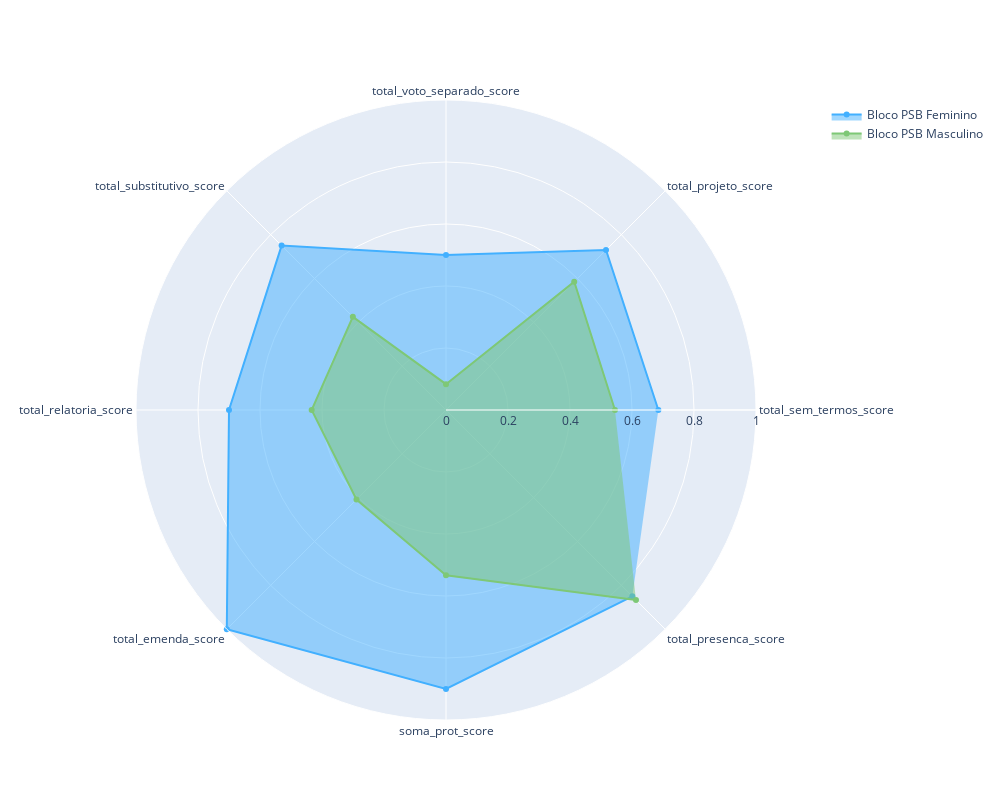

Notebook code for this chart:
### Code cell
# Bloco PSB
bloco_psb = indicadores[indicadores['bloco'] == 'PSB']
bloco_psb_sexo = bloco_psb.groupby(['sexo']).mean().reset_index()

categories = ['total_sem_termos_score','total_projeto_score','total_voto_separado_score','total_substitutivo_score','total_relatoria_score','total_emenda_score','soma_prot_score','total_presenca_score']

color_map = {
    'Masculino': '#7EC876',
    'Feminino': '#42B0FF'
}

fig = go.Figure()

# Adicionar traces ao gráfico para cada combinação de bloco e sexo
for (sexo), group in bloco_psb_sexo.groupby(['sexo']):
    fig.add_trace(go.Scatterpolar(
        r=group[categories].values.flatten().tolist(),
        theta=categories,
        fill='toself',
        name=f'Bloco PSB {sexo}',
        line_color=color_map[sexo],
    ))

# Customização do gráfico
fig.update_layout(
    polar=dict(
        radialaxis=dict(
            visible=True,
            range=[0, 1]  # ajuste conforme necessário
        )),
    showlegend=True,
    width=1000,  # Largura da figura
    height=800  # Altura da figura
)

# Salvando o gráfico
fig.show()

### Figure 1 — Plotly figure (JSON) as saved in the notebook; plotly's stock layout.template omitted (floating-point values rounded to 4 significant figures)
{"data": [{"fill": "toself", "line": {"color": "#42B0FF"}, "name": "Bloco PSB Feminino", "r": [0.685, 0.73, 0.5, 0.75, 0.7, 1, 0.9, 0.85], "theta": ["total_sem_termos_score", "total_projeto_score", "total_voto_separado_score", "total_substitutivo_score", "total_relatoria_score", "total_emenda_score", "soma_prot_score", "total_presenca_score"], "type": "scatterpolar"}, {"fill": "toself", "line": {"color": "#7EC876"}, "name": "Bloco PSB Masculino", "r": [0.545, 0.585, 0.08333, 0.425, 0.4333, 0.4083, 0.5333, 0.8667], "theta": ["total_sem_termos_score", "total_projeto_score", "total_voto_separado_score", "total_substitutivo_score", "total_relatoria_score", "total_emenda_score", "soma_prot_score", "total_presenca_score"], "type": "scatterpolar"}], "layout": {"height": 800, "polar": {"angularaxis": {"type": "category"}, "radialaxis": {"autorange": false, "range": [0, 1], "type": "linear", "visible": true}}, "showlegend": true, "width": 1000}}
